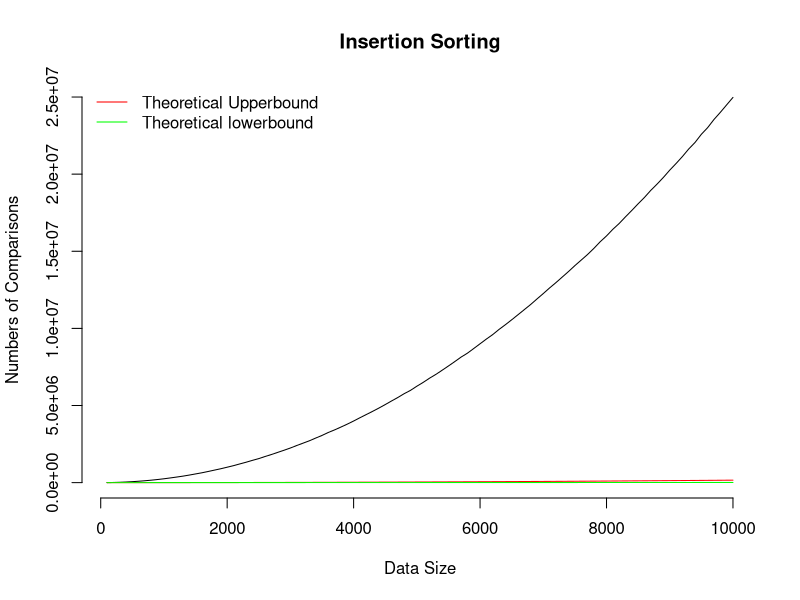
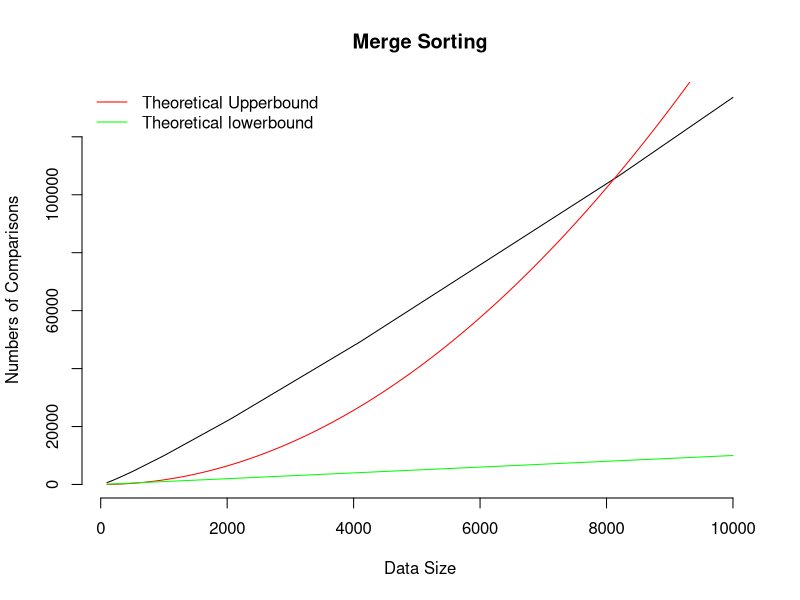
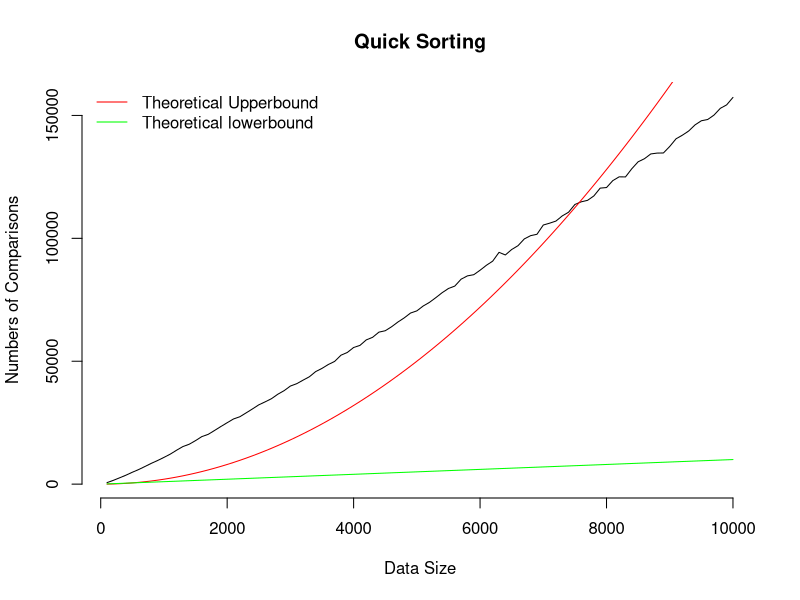

R code for these plots, in order:
setwd("C:/Users/4malteses/Desktop/plot")

### Insertion Sorting
# set up data size vector
data.size <- vector()
for (i in 1:100) {
  data.size[i] <- i * 100
}

# load cmp number
data.cmp <- read.table("Insert.txt", header = FALSE, sep = " ", stringsAsFactors=F)
data.cmp <- as.character(data.cmp)
data.cmp <- data.cmp[1:100]

plot(data.size, 
     data.cmp,
     type = "l",
     bty="n",
     xlab= "Data Size",
     ylab="Numbers of Comparisons",
     main = "Insertion Sorting")
lines(data.size, 
      0.0016*data.size*data.size, 
      type ="l", 
      col = "red")
lines(data.size, data.size, type ="l", col = "green")
# legend
legend("topleft", 
       bty="n",
       legend = c("Theoretical Upperbound", "Theoretical lowerbound"),
       lty = c(1, 1), 
       col = c("red", "green"),
       lwd = 1,
       pt.lwd = 1,
       text.width = 1)


### Merge Sorting
# set up data size vector
data.size <- vector()
for (i in 1:100) {
  data.size[i] <- i * 100
}

# load cmp number
data.cmp <- read.table("Merge.txt", header = FALSE, sep = " ", stringsAsFactors=F)
data.cmp <- as.character(data.cmp)
data.cmp <- data.cmp[1:100]

plot(data.size, 
     data.cmp,
     type = "l",
     bty="n",
     xlab= "Data Size",
     ylab="Numbers of Comparisons",
     main = "Merge Sorting")
lines(data.size, 
      0.0016*data.size*data.size, 
      type ="l", 
      col = "red")
lines(data.size, data.size, type ="l", col = "green")
# legend
legend("topleft", 
       bty="n",
       legend = c("Theoretical Upperbound", "Theoretical lowerbound"),
       lty = c(1, 1), 
       col = c("red", "green"),
       lwd = 1,
       pt.lwd = 1,
       text.width = 1)


### Quick Sorting
# set up data size vector
data.size <- vector()
for (i in 1:100) {
  data.size[i] <- i * 100
}

# load cmp number
data.cmp <- read.table("Quick.txt", header = FALSE, sep = " ", stringsAsFactors=F)
data.cmp <- as.character(data.cmp)
data.cmp <- data.cmp[1:100]

plot(data.size, 
     data.cmp,
     type = "l",
     bty="n",
     xlab= "Data Size",
     ylab="Numbers of Comparisons",
     main = "Quick Sorting")
lines(data.size, 
      0.002*data.size*data.size, 
      type ="l", 
      col = "red")
lines(data.size, data.size, type ="l", col = "green")
# legend
legend("topleft", 
       bty="n",
       legend = c("Theoretical Upperbound", "Theoretical lowerbound"),
       lty = c(1, 1), 
       col = c("red", "green"),
       lwd = 1,
       pt.lwd = 1,
       text.width = 1)
